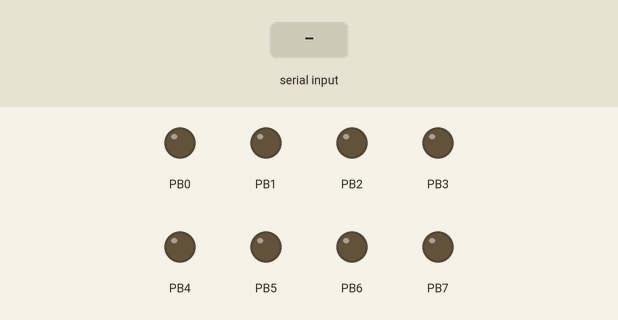
A program run on a simulated ATmega128, built with avr-gcc and emulated at 16 MHz. On the bench: output pins drawn as LEDs (lit = HIGH). The inputs (shaded band) are chosen by the test bench.

Above: at 1.2 s.
1.3 s: "90,45\n" received over Serial
At 1.8 s:
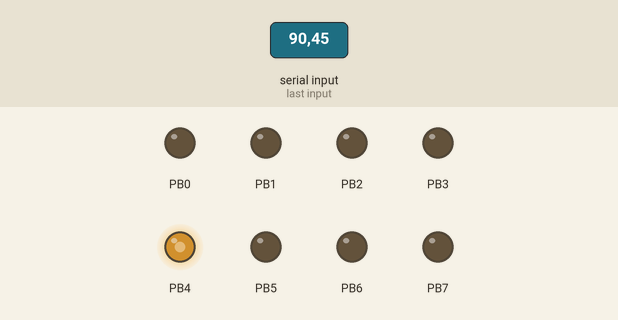
2.8 s: "30,150\n" received over Serial
At 4.0 s:
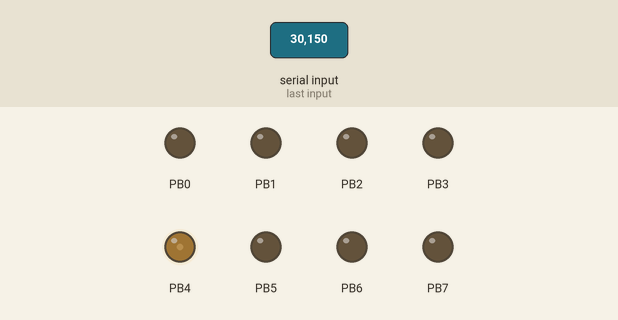
4.3 s: "30,150\n" received over Serial
At 5.3 s:
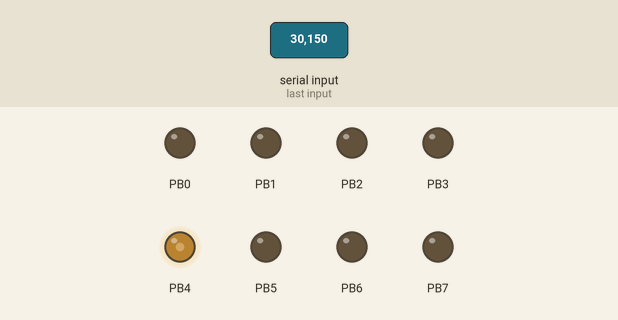
5.8 s: "5\n" received over Serial
At 6.3 s:
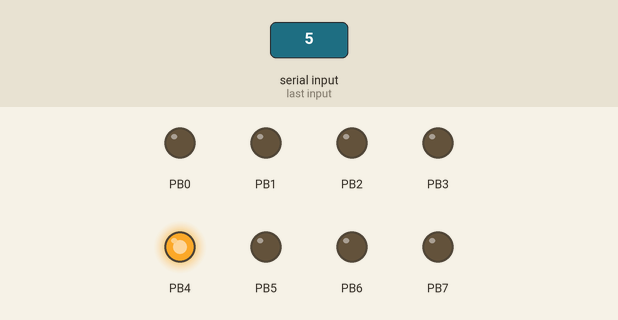
Timing chart, 0 to 8.3 s (numbered marks = the images above; inputs shaded):
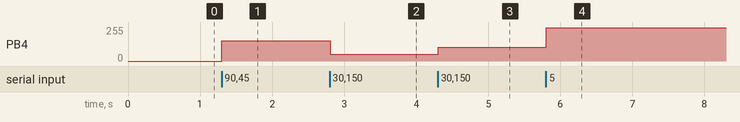

The program:

main.c
```c
/*
 * PWM_Servo_Motor.c
 *
 * Created: 2019-11-08 오전 11:04:41
 * Author : HSJ
 */

#include <avr/io.h>
#include <util/delay.h>

#define F_CPU 16000000UL

void USART_Init(unsigned int ubrr)
{
	UBRR0H = (unsigned char)(ubrr >> 8);
	UBRR0L = (unsigned char)(ubrr);
	UCSR0B = (1 << RXEN0) | (1 << TXEN0);
	UCSR0C = (3 << UCSZ0);
}

void USART_Transmit(char data){
	while(!((UCSR0A)&(1<<UDRE0)));
	UDR0 = data;
}

void USART_Transmit_String(char *str){
	while(*str != '\0') USART_Transmit(*str++);
}

char USART_Receive(){
	while(!(UCSR0A & (1<<RXC0)));
	return UDR0;
}

void Timer_Init(){
	TCCR0 = (1 << WGM00)|(1 << WGM01)|(1 << COM01)|(4 << CS0);
	TIMSK = (1 << OCIE0);
}

int main(void)
{
	Timer_Init();
	DDRB = 0xFF;
	USART_Init(103);
	unsigned char rx_data;		// for USART Data save
	unsigned int t_rx_data;		// Data conversion
	unsigned int rx_cnt = 0;	// count for buffer
	unsigned int rx_buffer[3] = {0,}; // buffer for data save
	unsigned int servo = 0;		// for servo degree
	while(1)
	{
		rx_data = USART_Receive(); // get data
		t_rx_data = rx_data - 48;  // converse ascii to integer
		if((t_rx_data >= 0) && (t_rx_data <= 9)){ // if data is single number
			rx_buffer[rx_cnt] = t_rx_data;		  // save data at buffer
			rx_cnt++;							  // buffer count +
			if(rx_cnt == 3){					 // if buffer is full
				servo = rx_buffer[2]*100 + rx_buffer[1]*10 + rx_buffer[0];	// make servo value
				rx_cnt = 0;						  // initialize buffer count
			}
		}
		OCR0 = servo;							// push servo degree

	}

}
```

Measured:
- after the input at 1.3 s, PB4: 0/255 → 153/255 at once
- after the input at 2.8 s, PB4: 153/255 → 51/255 at once
- after the input at 4.3 s, PB4: 51/255 → 103/255 at once
- after the input at 5.8 s, PB4: 103/255 → 249/255 at once
